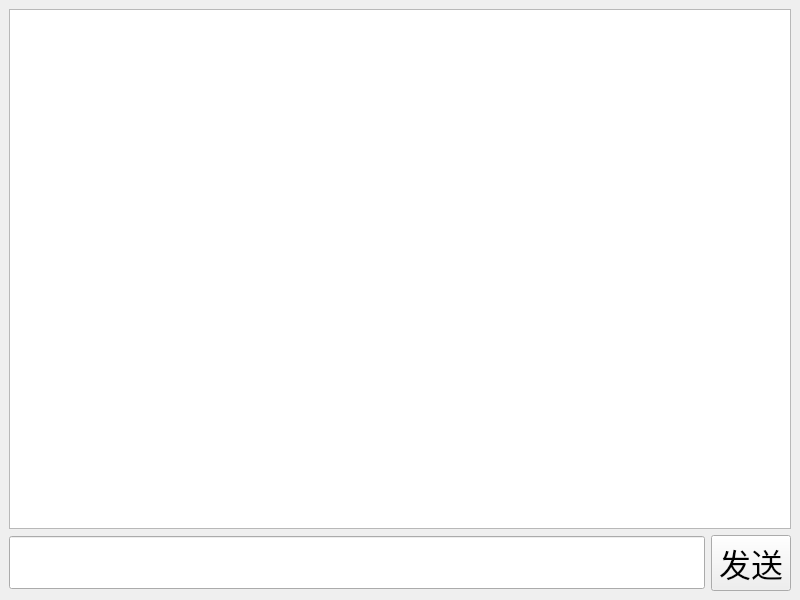
<?xml version="1.0" encoding="UTF-8"?>
<ui version="4.0">
 <class>TcpClient</class>
 <widget class="QMainWindow" name="TcpClient">
  <property name="geometry">
   <rect>
    <x>0</x>
    <y>0</y>
    <width>800</width>
    <height>600</height>
   </rect>
  </property>
  <property name="windowTitle">
   <string>TcpClient</string>
  </property>
  <widget class="QWidget" name="centralwidget">
   <layout class="QHBoxLayout" name="horizontalLayout_2">
    <item>
     <layout class="QVBoxLayout" name="verticalLayout">
      <item>
       <widget class="QTextEdit" name="textEdit">
        <property name="font">
         <font>
          <family>Agency FB</family>
          <pointsize>20</pointsize>
         </font>
        </property>
       </widget>
      </item>
      <item>
       <layout class="QHBoxLayout" name="horizontalLayout">
        <item>
         <widget class="QLineEdit" name="lineEdit">
          <property name="font">
           <font>
            <family>Agency FB</family>
            <pointsize>24</pointsize>
           </font>
          </property>
         </widget>
        </item>
        <item>
         <widget class="QPushButton" name="send">
          <property name="font">
           <font>
            <family>Agency FB</family>
            <pointsize>24</pointsize>
           </font>
          </property>
          <property name="text">
           <string>发送</string>
          </property>
         </widget>
        </item>
       </layout>
      </item>
     </layout>
    </item>
   </layout>
  </widget>
 </widget>
 <resources/>
 <connections/>
</ui>
